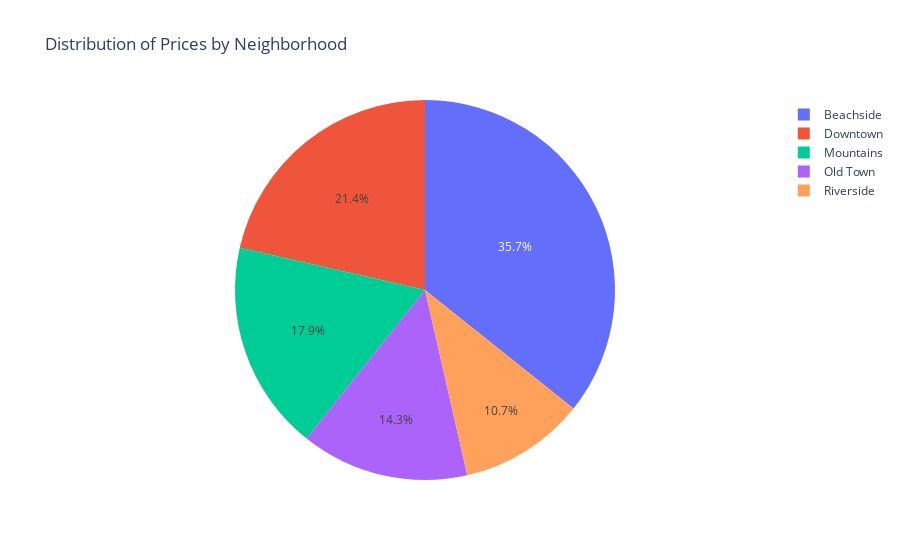

The code cell stored with this chart in its notebook:
### Code cell
fig = px.pie(df, values='price', names='neighbourhood', title="Distribution of Prices by Neighborhood")
fig.show()

### Figure 1 — Plotly figure (JSON) as saved in the notebook; plotly's stock layout.template omitted (floating-point values rounded to 4 significant figures)
{"data": [{"domain": {"x": [0, 1], "y": [0, 1]}, "hovertemplate": "neighbourhood=%{label}<br>price=%{value}<extra></extra>", "labels": ["Downtown", "Beachside", "Old Town", "Riverside", "Mountains"], "legendgroup": "", "name": "", "showlegend": true, "type": "pie", "values": [300, 500, 200, 150, 250]}], "layout": {"autosize": true, "legend": {"tracegroupgap": 0}, "title": {"text": "Distribution of Prices by Neighborhood"}}}
